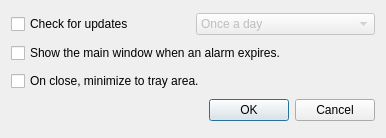
<?xml version="1.0" encoding="UTF-8"?>
<ui version="4.0">
 <class>SettingsDialog</class>
 <widget class="QDialog" name="SettingsDialog">
  <property name="geometry">
   <rect>
    <x>0</x>
    <y>0</y>
    <width>386</width>
    <height>138</height>
   </rect>
  </property>
  <property name="windowTitle">
   <string>MultiAlarm Settings</string>
  </property>
  <property name="windowIcon">
   <iconset resource="rsc/resources.qrc">
    <normaloff>:/MultiAlarm/settings.svg</normaloff>:/MultiAlarm/settings.svg</iconset>
  </property>
  <property name="toolTip">
   <string>MultiAlarm settings</string>
  </property>
  <layout class="QVBoxLayout" name="verticalLayout">
   <item>
    <layout class="QHBoxLayout" name="horizontalLayout_2">
     <item>
      <widget class="QCheckBox" name="m_updatesCheck">
       <property name="toolTip">
        <string>Frequency with which updates will be checked for.</string>
       </property>
       <property name="text">
        <string>Check for updates</string>
       </property>
      </widget>
     </item>
     <item>
      <widget class="QComboBox" name="m_updatesCombo">
       <property name="enabled">
        <bool>false</bool>
       </property>
       <property name="toolTip">
        <string>Frequency with which updates will be checked for.</string>
       </property>
       <item>
        <property name="text">
         <string>Once a day</string>
        </property>
       </item>
       <item>
        <property name="text">
         <string>Once a week</string>
        </property>
       </item>
       <item>
        <property name="text">
         <string>Once a month</string>
        </property>
       </item>
      </widget>
     </item>
    </layout>
   </item>
   <item>
    <widget class="QCheckBox" name="m_showCheck">
     <property name="toolTip">
      <string>If minimized when an alarm expires the main window will be shown.</string>
     </property>
     <property name="text">
      <string>Show the main window when an alarm expires.</string>
     </property>
    </widget>
   </item>
   <item>
    <widget class="QCheckBox" name="m_closeCheck">
     <property name="toolTip">
      <string>Minimize application to system tray when closing the main dialog.</string>
     </property>
     <property name="text">
      <string>On close, minimize to tray area.</string>
     </property>
    </widget>
   </item>
   <item>
    <widget class="QDialogButtonBox" name="buttonBox">
     <property name="orientation">
      <enum>Qt::Orientation::Horizontal</enum>
     </property>
     <property name="standardButtons">
      <set>QDialogButtonBox::StandardButton::Cancel|QDialogButtonBox::StandardButton::Ok</set>
     </property>
    </widget>
   </item>
  </layout>
 </widget>
 <resources>
  <include location="rsc/resources.qrc"/>
 </resources>
 <connections>
  <connection>
   <sender>buttonBox</sender>
   <signal>accepted()</signal>
   <receiver>SettingsDialog</receiver>
   <slot>accept()</slot>
   <hints>
    <hint type="sourcelabel">
     <x>248</x>
     <y>254</y>
    </hint>
    <hint type="destinationlabel">
     <x>157</x>
     <y>274</y>
    </hint>
   </hints>
  </connection>
  <connection>
   <sender>buttonBox</sender>
   <signal>rejected()</signal>
   <receiver>SettingsDialog</receiver>
   <slot>reject()</slot>
   <hints>
    <hint type="sourcelabel">
     <x>316</x>
     <y>260</y>
    </hint>
    <hint type="destinationlabel">
     <x>286</x>
     <y>274</y>
    </hint>
   </hints>
  </connection>
 </connections>
</ui>
